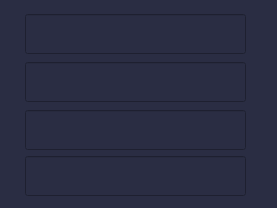
             <widget class="QFrame" name="capture_frame">
              <property name="geometry">
               <rect>
                <x>311</x>
                <y>477</y>
                <width>277</width>
                <height>208</height>
               </rect>
              </property>
              <property name="styleSheet">
               <string notr="true">background-color:rgb(42, 45, 67)</string>
              </property>
              <property name="frameShape">
               <enum>QFrame::NoFrame</enum>
              </property>
              <property name="frameShadow">
               <enum>QFrame::Plain</enum>
              </property>
              <widget class="QLineEdit" name="capture_lineEdit_0">
               <property name="geometry">
                <rect>
                 <x>25</x>
                 <y>14</y>
                 <width>221</width>
                 <height>40</height>
                </rect>
               </property>
               <property name="font">
                <font>
                 <pointsize>15</pointsize>
                </font>
               </property>
               <property name="maxLength">
                <number>50</number>
               </property>
               <property name="alignment">
                <set>Qt::AlignCenter</set>
               </property>
              </widget>
              <widget class="QLineEdit" name="capture_lineEdit_1">
               <property name="geometry">
                <rect>
                 <x>25</x>
                 <y>62</y>
                 <width>221</width>
                 <height>40</height>
                </rect>
               </property>
               <property name="font">
                <font>
                 <pointsize>15</pointsize>
                </font>
               </property>
               <property name="maxLength">
                <number>50</number>
               </property>
               <property name="alignment">
                <set>Qt::AlignCenter</set>
               </property>
              </widget>
              <widget class="QLineEdit" name="capture_lineEdit_2">
               <property name="geometry">
                <rect>
                 <x>25</x>
                 <y>110</y>
                 <width>221</width>
                 <height>40</height>
                </rect>
               </property>
               <property name="font">
                <font>
                 <pointsize>15</pointsize>
                </font>
               </property>
               <property name="maxLength">
                <number>50</number>
               </property>
               <property name="alignment">
                <set>Qt::AlignCenter</set>
               </property>
              </widget>
              <widget class="QLineEdit" name="capture_lineEdit_3">
               <property name="geometry">
                <rect>
                 <x>25</x>
                 <y>156</y>
                 <width>221</width>
                 <height>40</height>
                </rect>
               </property>
               <property name="font">
                <font>
                 <pointsize>15</pointsize>
                </font>
               </property>
               <property name="maxLength">
                <number>50</number>
               </property>
               <property name="alignment">
                <set>Qt::AlignCenter</set>
               </property>
              </widget>
             </widget>
